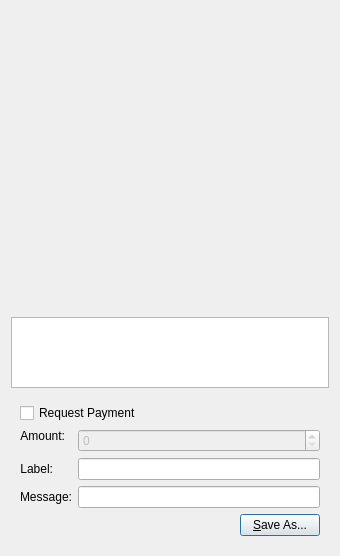
<?xml version="1.0" encoding="UTF-8"?>
<ui version="4.0">
 <class>QRCodeDialog</class>
 <widget class="QDialog" name="QRCodeDialog">
  <property name="geometry">
   <rect>
    <x>0</x>
    <y>0</y>
    <width>340</width>
    <height>556</height>
   </rect>
  </property>
  <property name="windowTitle">
   <string>QR Code Dialog</string>
  </property>
  <layout class="QVBoxLayout" name="verticalLayout_3">
   <item>
    <widget class="QLabel" name="lblQRCode">
     <property name="sizePolicy">
      <sizepolicy hsizetype="Expanding" vsizetype="Expanding">
       <horstretch>0</horstretch>
       <verstretch>0</verstretch>
      </sizepolicy>
     </property>
     <property name="minimumSize">
      <size>
       <width>300</width>
       <height>300</height>
      </size>
     </property>
     <property name="textFormat">
      <enum>Qt::PlainText</enum>
     </property>
     <property name="alignment">
      <set>Qt::AlignCenter</set>
     </property>
     <property name="wordWrap">
      <bool>true</bool>
     </property>
    </widget>
   </item>
   <item>
    <widget class="QPlainTextEdit" name="outUri">
     <property name="sizePolicy">
      <sizepolicy hsizetype="Expanding" vsizetype="Minimum">
       <horstretch>0</horstretch>
       <verstretch>0</verstretch>
      </sizepolicy>
     </property>
     <property name="minimumSize">
      <size>
       <width>0</width>
       <height>50</height>
      </size>
     </property>
     <property name="tabChangesFocus">
      <bool>true</bool>
     </property>
     <property name="textInteractionFlags">
      <set>Qt::TextSelectableByKeyboard|Qt::TextSelectableByMouse</set>
     </property>
    </widget>
   </item>
   <item>
    <widget class="QWidget" name="widget" native="true">
     <layout class="QVBoxLayout" name="verticalLayout_2">
      <item>
       <widget class="QCheckBox" name="chkReqPayment">
        <property name="enabled">
         <bool>true</bool>
        </property>
        <property name="text">
         <string>Request Payment</string>
        </property>
       </widget>
      </item>
      <item>
       <layout class="QFormLayout" name="formLayout">
        <property name="fieldGrowthPolicy">
         <enum>QFormLayout::AllNonFixedFieldsGrow</enum>
        </property>
        <item row="1" column="0">
         <widget class="QLabel" name="lblLabel">
          <property name="text">
           <string>Label:</string>
          </property>
          <property name="textFormat">
           <enum>Qt::PlainText</enum>
          </property>
          <property name="alignment">
           <set>Qt::AlignRight|Qt::AlignTrailing|Qt::AlignVCenter</set>
          </property>
          <property name="buddy">
           <cstring>lnLabel</cstring>
          </property>
         </widget>
        </item>
        <item row="1" column="1">
         <widget class="QLineEdit" name="lnLabel"/>
        </item>
        <item row="2" column="0">
         <widget class="QLabel" name="lblMessage">
          <property name="text">
           <string>Message:</string>
          </property>
          <property name="textFormat">
           <enum>Qt::PlainText</enum>
          </property>
          <property name="alignment">
           <set>Qt::AlignRight|Qt::AlignTrailing|Qt::AlignVCenter</set>
          </property>
          <property name="buddy">
           <cstring>lnMessage</cstring>
          </property>
         </widget>
        </item>
        <item row="2" column="1">
         <widget class="QLineEdit" name="lnMessage"/>
        </item>
        <item row="0" column="0">
         <widget class="QLabel" name="lblAmount">
          <property name="sizePolicy">
           <sizepolicy hsizetype="Preferred" vsizetype="Maximum">
            <horstretch>0</horstretch>
            <verstretch>0</verstretch>
           </sizepolicy>
          </property>
          <property name="text">
           <string>Amount:</string>
          </property>
          <property name="textFormat">
           <enum>Qt::PlainText</enum>
          </property>
          <property name="alignment">
           <set>Qt::AlignRight|Qt::AlignTrailing|Qt::AlignVCenter</set>
          </property>
          <property name="buddy">
           <cstring>lnReqAmount</cstring>
          </property>
         </widget>
        </item>
        <item row="0" column="1">
         <widget class="BitcoinAmountField" name="lnReqAmount">
          <property name="enabled">
           <bool>false</bool>
          </property>
          <property name="minimumSize">
           <size>
            <width>80</width>
            <height>0</height>
           </size>
          </property>
         </widget>
        </item>
       </layout>
      </item>
      <item>
       <layout class="QHBoxLayout" name="horizontalLayout">
        <item>
         <spacer name="horizontalSpacer">
          <property name="orientation">
           <enum>Qt::Horizontal</enum>
          </property>
          <property name="sizeHint" stdset="0">
           <size>
            <width>40</width>
            <height>20</height>
           </size>
          </property>
         </spacer>
        </item>
        <item>
         <widget class="QPushButton" name="btnSaveAs">
          <property name="text">
           <string>&amp;Save As...</string>
          </property>
         </widget>
        </item>
       </layout>
      </item>
     </layout>
    </widget>
   </item>
  </layout>
 </widget>
 <customwidgets>
  <customwidget>
   <class>BitcoinAmountField</class>
   <extends>QSpinBox</extends>
   <header>bitcoinamountfield.h</header>
   <container>1</container>
  </customwidget>
 </customwidgets>
 <resources/>
 <connections>
  <connection>
   <sender>chkReqPayment</sender>
   <signal>clicked(bool)</signal>
   <receiver>lnReqAmount</receiver>
   <slot>setEnabled(bool)</slot>
   <hints>
    <hint type="sourcelabel">
     <x>92</x>
     <y>285</y>
    </hint>
    <hint type="destinationlabel">
     <x>98</x>
     <y>311</y>
    </hint>
   </hints>
  </connection>
 </connections>
</ui>
